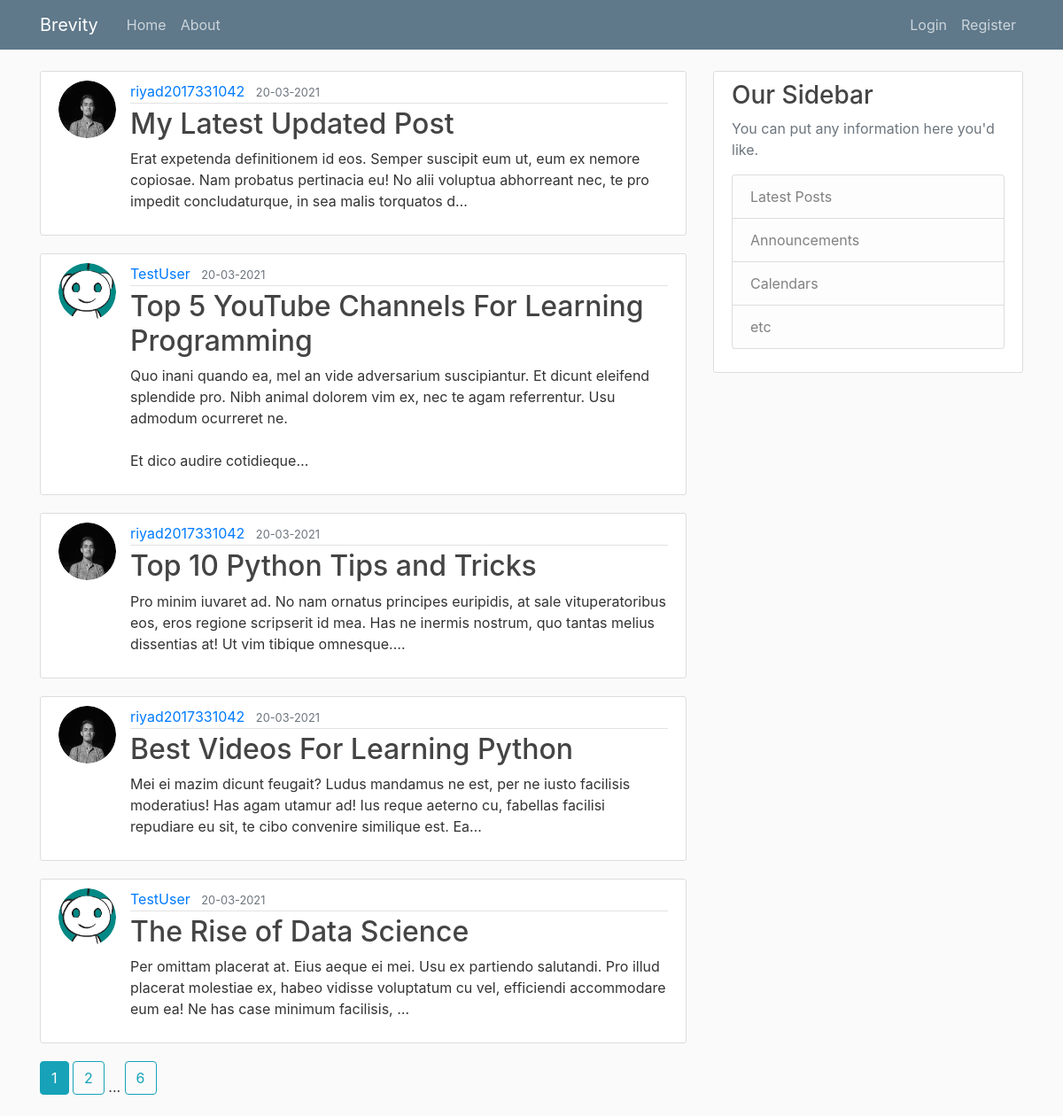
The page /home on the database its author committed.
### brevity/models.py (models this page shows, shortened)
class Post(db.Model):
    id = db.Column(db.Integer, primary_key=True)
    title = db.Column(db.String(100), nullable=False)
    date_posted = db.Column(db.DateTime, nullable=False, default=datetime.utcnow)
    content = db.Column(db.Text, nullable=False)
    user_id = db.Column(db.Integer, db.ForeignKey('user.id'), nullable=False)

class User(db.Model, UserMixin):
    id = db.Column(db.Integer, primary_key=True)
    username = db.Column(db.String(20), unique=True, nullable=False)
    email = db.Column(db.String(120), unique=True, nullable=False)
    image_file = db.Column(db.String(20), nullable=False, default='default.jpg')
    password = db.Column(db.String(60), nullable=False)
    posts = db.relationship('Post', backref='author', lazy=True)                    #By default SQLAlchemy guess the relationship to be one to many as posts returns a list of post.

### brevity/routes.py (the view)
@app.route("/")
@app.route("/home")
def home():
    page = request.args.get('page', 1, type = int)                  # type = int : to raise value error when someone passes anything other than int.
    posts = Post.query.order_by(Post.date_posted.desc()).paginate(page = page, per_page = 5)
    return render_template("home.html", posts = posts)

### brevity/templates/home.html
{% extends "layout.html" %}
{% block content %}
    {% for post in posts.items %}
        <article class="media content-section">
            <img class="rounded-circle article-img" src="{{ url_for('static', filename = 'profile_pics/' + post.author.image_file)}}">
            <div class="media-body">
                <div class="article-metadata">
                    <a class="mr-2" href="{{ url_for('user_posts', username=post.author.username) }}">{{ post.author.username }}</a>
                    <small class="text-muted">{{ post.date_posted.strftime('%d-%m-%Y') }}</small>
                </div>
                <h2><a class="article-title" href="{{ url_for('post', post_id=post.id) }}">{{ post.title }}</a></h2>
                <p class="article-content">{{ post.content[:200] }}<span>&#8230;</span></p>
            </div>
        </article>
    {% endfor %}
    {% for page_num in posts.iter_pages(left_edge=1, right_edge=1, left_current=1, right_current=2) %}
        {% if page_num %}
            {% if posts.page == page_num %}
                <a class="btn btn-info mb-4" href="{{ url_for('home', page = page_num) }}">{{ page_num }}</a>
            {% else %}
                <a class="btn btn-outline-info mb-4" href="{{ url_for('home', page = page_num) }}">{{ page_num }}</a>
            {% endif %}
        {% else %}
            ...
        {% endif %}
    {% endfor %}
{% endblock content %}

### brevity/templates/layout.html (shortened to what this page needs)
<!DOCTYPE html>
<html lang="en">
<head>
    <link rel="stylesheet" href="https://maxcdn.bootstrapcdn.com/bootstrap/4.0.0/css/bootstrap.min.css"
>
    <link rel="stylesheet" type="text/css" href="{{url_for('static', filename='main.css')}}">
</head>
<body>
    <header class="site-header">
        <nav class="navbar navbar-expand-md navbar-dark bg-steel fixed-top">
            <div class="container">
                <a class="navbar-brand mr-4" href="/">Brevity</a>
                <div class="collapse navbar-collapse" id="navbarToggle">
                    <div class="navbar-nav mr-auto">
                        <a class="nav-item nav-link" href="{{ url_for('home') }}">Home</a>
                        <a class="nav-item nav-link" href="{{ url_for('about') }}">About</a>
                    </div>
                    <div class="navbar-nav">
                        {% if current_user.is_authenticated %}
                            <a class="nav-item nav-link" href="{{ url_for('new_post') }}">New Post</a>
                            <a class="nav-item nav-link" href="{{ url_for('account') }}">Account</a>
                            <a class="nav-item nav-link" href="{{ url_for('logout') }}">Logout</a>
                        {% else %}
                            <a class="nav-item nav-link" href="{{ url_for('login') }}">Login</a>
                            <a class="nav-item nav-link" href="{{ url_for('register') }}">Register</a>
                        {% endif %}
                    </div>
                </div>
            </div>
        </nav>
    </header>
    <main role="main" class="container">
        <div class="row">
            <div class="col-md-8">
                {% block content %}{% endblock %}
            </div>
            <div class="col-md-4">
                <div class="content-section">
                    <h3>Our Sidebar</h3>
                    <p class='text-muted'>You can put any information here you'd like.
                    <ul class="list-group">
                        <li class="list-group-item list-group-item-light">Latest Posts</li>
                        <li class="list-group-item list-group-item-light">Announcements</li>
                        <li class="list-group-item list-group-item-light">Calendars</li>
                        <li class="list-group-item list-group-item-light">etc</li>
                    </ul>
                    </p>
                </div>
            </div>
        </div>
    </main>
</body>
</html>

### brevity/static/main.css (style rules this page uses)
body { background: #fafafa; color: #333333; margin-top: 5rem; }
h1, h2, h3, h4, h5, h6 { color: #444444; }
.bg-steel { background-color: #5f788a; }
.site-header .navbar-nav .nav-link { color: #cbd5db; }
.content-section { background: #ffffff; padding: 10px 20px; border: 1px solid #dddddd; border-radius: 3px; margin-bottom: 20px; }
.article-title { color: #444444; }
.article-content { white-space: pre-line; }
.article-img { height: 65px; width: 65px; margin-right: 16px; }
.article-metadata { padding-bottom: 1px; margin-bottom: 4px; border-bottom: 1px solid #e3e3e3 }

### rows shown on the page
Post: image_file (picture), author.username "riyad2017331042", date_posted "20-03-2021", title "My Latest Updated Post", content "Erat expetenda definitionem id eos. Semper suscipit eum ut, eum ex nemore copiosae. Nam probatus pertinacia eu! No alii voluptua abhorreant nec, te pro impedit concludaturque, in sea malis torquatos d"
Post: image_file (placeholder picture), author.username "TestUser", date_posted "20-03-2021", title "Top 5 YouTube Channels For Learning Programming", content "Quo inani quando ea, mel an vide adversarium suscipiantur. Et dicunt eleifend splendide pro. Nibh animal dolorem vim ex, nec te agam referrentur. Usu admodum ocurreret ne. Et dico audire cotidieque"
Post: image_file (picture), author.username "riyad2017331042", date_posted "20-03-2021", title "Top 10 Python Tips and Tricks", content "Pro minim iuvaret ad. No nam ornatus principes euripidis, at sale vituperatoribus eos, eros regione scripserit id mea. Has ne inermis nostrum, quo tantas melius dissentias at! Ut vim tibique omnesque."
Post: image_file (picture), author.username "riyad2017331042", date_posted "20-03-2021", title "Best Videos For Learning Python", content "Mei ei mazim dicunt feugait? Ludus mandamus ne est, per ne iusto facilisis moderatius! Has agam utamur ad! Ius reque aeterno cu, fabellas facilisi repudiare eu sit, te cibo convenire similique est. Ea"
Post: image_file (placeholder picture), author.username "TestUser", date_posted "20-03-2021", title "The Rise of Data Science", content "Per omittam placerat at. Eius aeque ei mei. Usu ex partiendo salutandi. Pro illud placerat molestiae ex, habeo vidisse voluptatum cu vel, efficiendi accommodare eum ea! Ne has case minimum facilisis,"

### other values the page prints
{{ page_num }} "1"
{{ page_num }} "2" "6"
